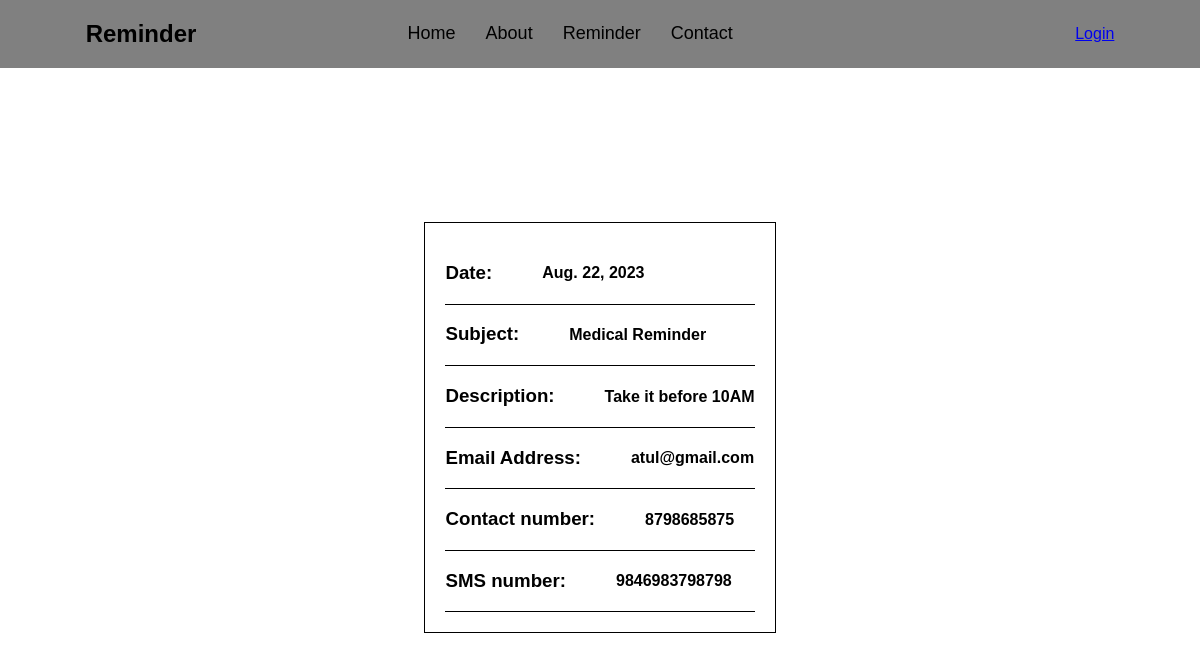
The app's page /view_reminder/7/ with its own data.
### reminders/models.py (models this page shows, shortened)
class Setreminder(models.Model):
    date = models.DateField()
    subject = models.CharField(max_length=200)
    description = models.TextField()
    email = models.CharField(max_length=100)
    contact = models.IntegerField()
    sms = models.IntegerField()

### reminders/views.py (the view)
# urls.py: path('view_reminder/<id>/', viewRem, name='viewRem'),
def viewRem(request, id):
    viewRem = Setreminder.objects.get(id = id)
    return render(request, 'view.html', {'viewRem': viewRem})

### reminders/templates/view.html (shortened to what this page needs)
{% extends "base.html" %}
{% block body %}
<form action="" method="post">
    <div class="view-rem">
        <div class="view-input">
            <h3>Date:</h1>
            <h4>{{viewRem.date}}</h4>
        </div>
        <div class="view-input">
            <h3>Subject:</h3>
            <h4>{{viewRem.subject}}</h4>
        </div>
        <div class="view-input">
            <h3>Description:</h3>
            <h4>{{viewRem.description}}</h4>
        </div>
        <div class="view-input">
            <h3>Email Address:</h3>
            <h4>{{viewRem.email}}</h4>
        </div>
        <div class="view-input">
            <h3>Contact number:</h3>
            <h4>{{viewRem.contact}}</h4>
        </div>
        <div class="view-input">
            <h3>SMS number:</h3>
            <h4>{{viewRem.sms}}</h4>
        </div>
    </div>
</form>
{% endblock body %}

### reminders/static/css/main.css (style rules this page uses)
body { margin: 0; padding: 0; box-sizing: border-box; font-family: sans-serif; }
form { display: flex; justify-content: center; align-items: center; height: 90vh; margin: auto; }
.view-rem { border: 1px solid black; padding: 20px; }
.view-input { display: flex; border-bottom: 1px solid black; gap: 50px; }

### records on screen
Setreminder: date "Aug. 22, 2023", subject "Medical Reminder", description "Take it before 10AM", email "atul@gmail.com", contact "8798685875", sms "9846983798798"
